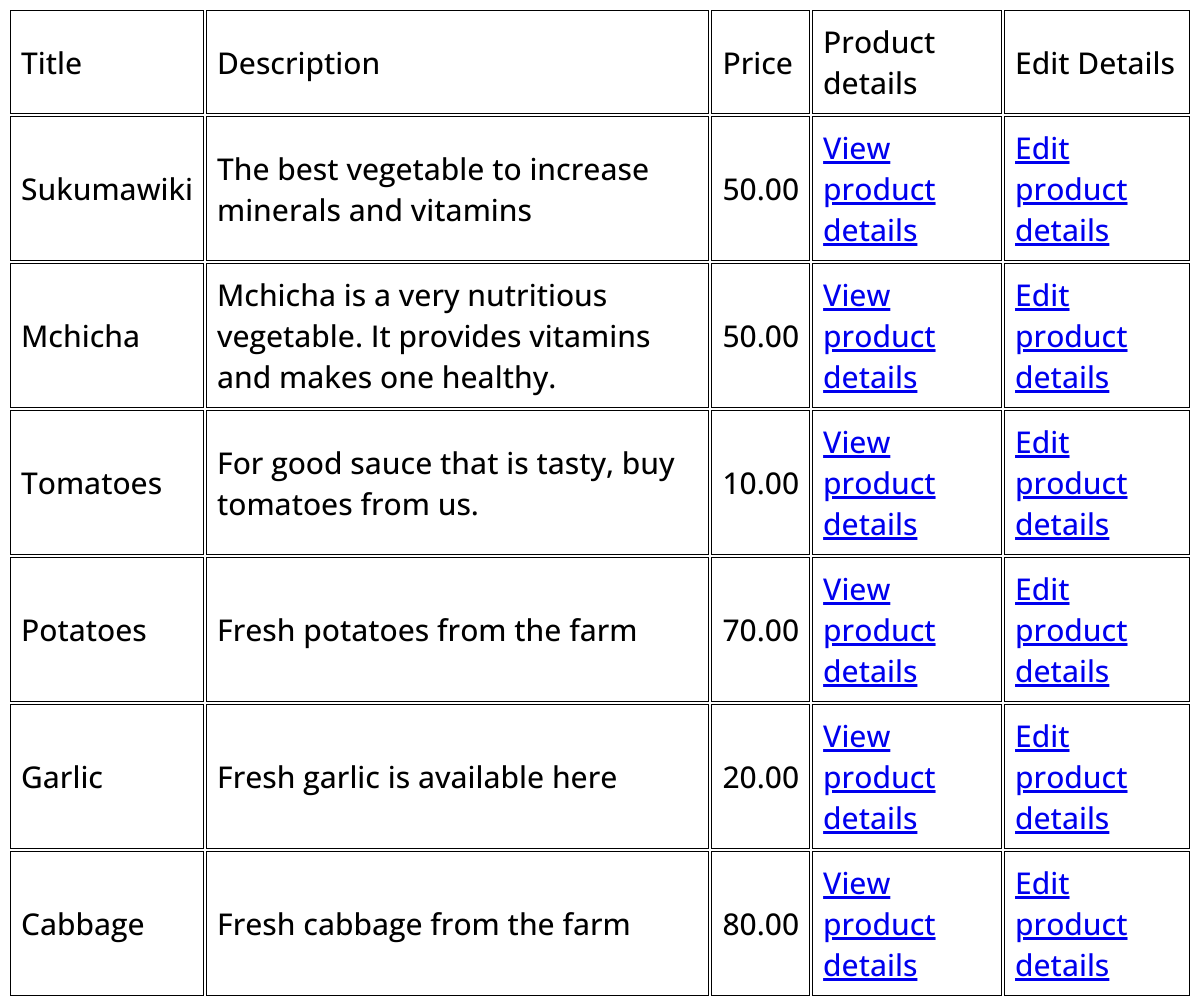
The app's page /inventory/products/productslist, older data.
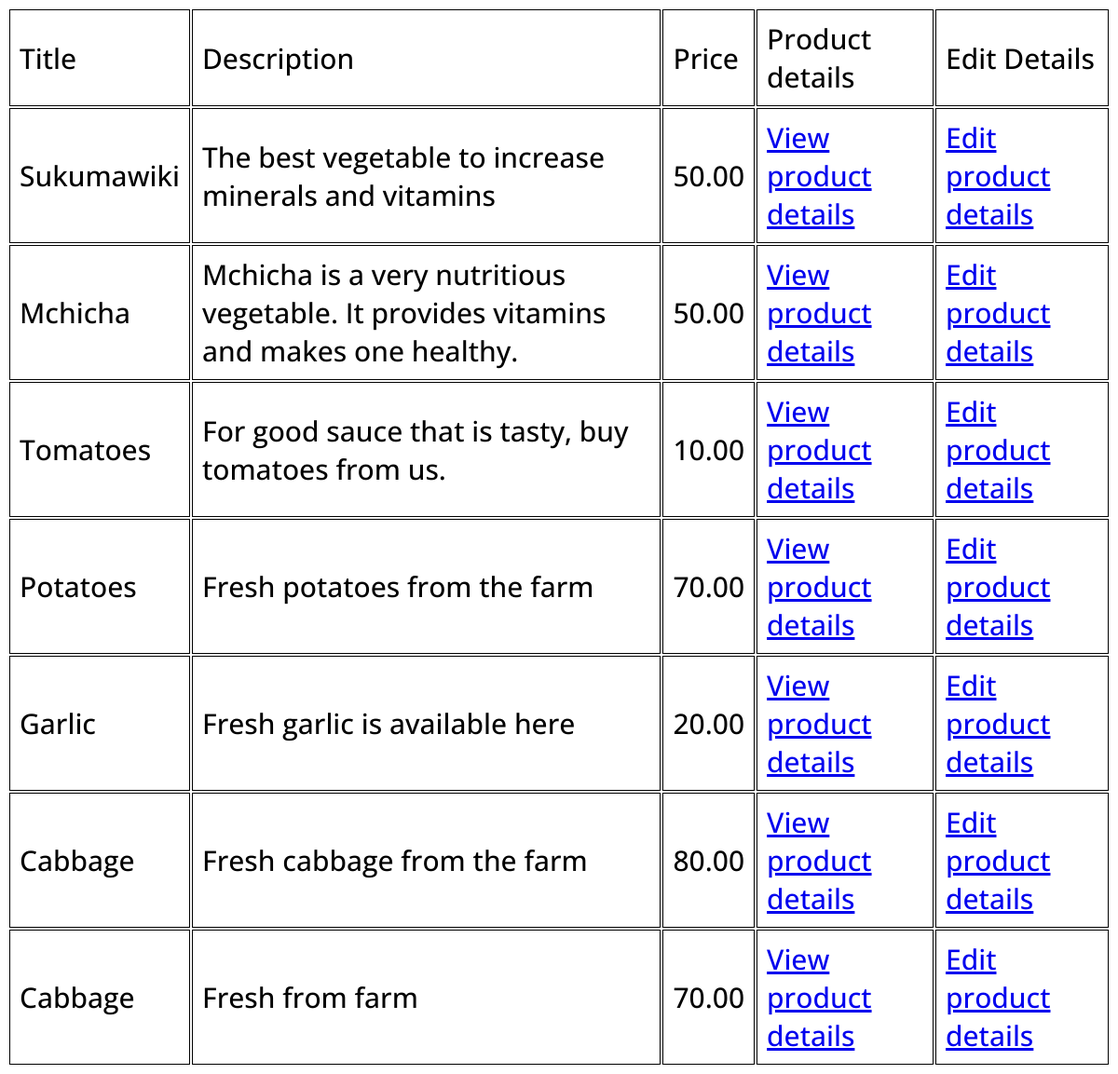
The same page, newer data.
### inventory/models.py (models this page shows, shortened)
class Products(models.Model):
    mamamboga=models.ForeignKey(MamaMboga,on_delete=models.CASCADE)
    name = models.CharField(max_length = 32)
    description = models.TextField()
    image = models.ImageField(upload_to="images/")
    price = models.DecimalField(max_digits=6 , decimal_places=2)
    stock = models.PositiveIntegerField()
    date_created = models.DateTimeField(auto_now_add=True)
    date_updated = models.DateTimeField(auto_now=True)

### inventory/views.py (the view)
# urls.py: path("products/productslist",product_list, name="product_list_view"),
def product_list(request):
    product=Products.objects.all()
    return render(request,"inventory/product_list.html",{"product":product})

### templates/inventory/product_list.html (shortened to what this page needs)
<!DOCTYPE html>
<html lang="en">
<head>
    {% load static %}
    <link rel="stylesheet" href="{% static 'CSS/productlist.css' %}">
</head>
<body>
        <table>
                <td class="title">Title</td>
                <td class="title">Description</td>
                <td class="title">Price</td>
                <td class="details">Product details</td>
                <td>Edit Details</td>
            {% for product in product %}
            <tr>
                <td>{{product.name}}</td>
                <td>{{product.description}}</td>
                <td>{{product.price}}</td>
                <td><a href="{%url 'product_details_view' id=product.id%}">View product details</a></td>
                <td><a href="{%url 'product_edit_view' id=product.id%}">Edit product details</a></td>
            </tr>
            {% endfor %}
        </table>
</body>
</html>

### inventory/static/CSS/productlist.css (style rules this page uses)
body { font-family: 'Open Sans', sans-serif; }
td { font-weight: 500; font-size: 30px; padding: 10px; border: solid 1px; }
.details { text-decoration: none; }

Row changes from the older to the newer data that the page shows:
added Products: name "Cabbage", description "Fresh from farm", price "70.00"
